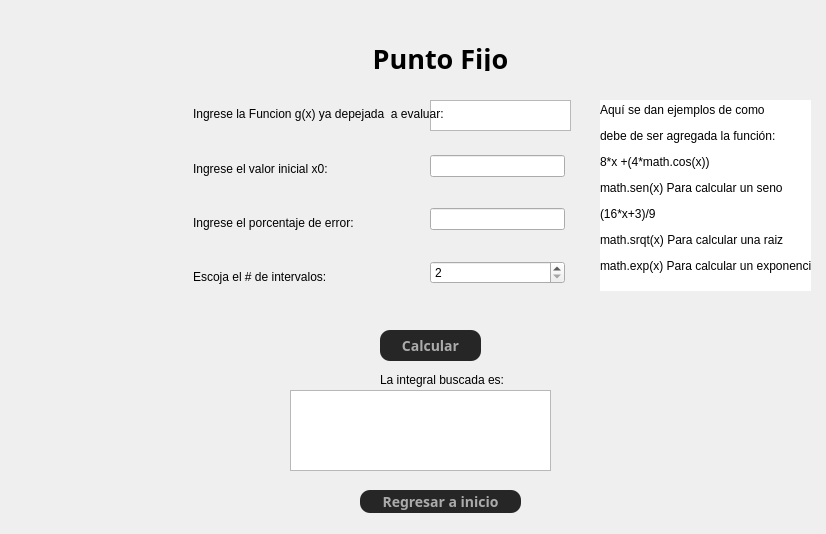
<?xml version="1.0" encoding="UTF-8"?>
<ui version="4.0">
 <class>Dialog</class>
 <widget class="QDialog" name="Dialog">
  <property name="geometry">
   <rect>
    <x>0</x>
    <y>0</y>
    <width>826</width>
    <height>534</height>
   </rect>
  </property>
  <property name="windowTitle">
   <string>Dialog</string>
  </property>
  <widget class="QLabel" name="lblNewton_2">
   <property name="geometry">
    <rect>
     <x>300</x>
     <y>40</y>
     <width>281</width>
     <height>31</height>
    </rect>
   </property>
   <property name="font">
    <font>
     <family>Bahnschrift SemiBold Condensed</family>
     <pointsize>14</pointsize>
     <weight>75</weight>
     <bold>true</bold>
    </font>
   </property>
   <property name="text">
    <string>&lt;html&gt;&lt;head/&gt;&lt;body&gt;&lt;p align=&quot;center&quot;&gt;&lt;span style=&quot; font-size:20pt;&quot;&gt;Punto Fijo&lt;/span&gt;&lt;/p&gt;&lt;/body&gt;&lt;/html&gt;</string>
   </property>
  </widget>
  <widget class="QPlainTextEdit" name="funcionTxt">
   <property name="geometry">
    <rect>
     <x>430</x>
     <y>100</y>
     <width>141</width>
     <height>31</height>
    </rect>
   </property>
  </widget>
  <widget class="QPushButton" name="calcBtn">
   <property name="geometry">
    <rect>
     <x>380</x>
     <y>330</y>
     <width>101</width>
     <height>31</height>
    </rect>
   </property>
   <property name="font">
    <font>
     <family>Bahnschrift Light SemiCondensed</family>
     <pointsize>-1</pointsize>
     <weight>75</weight>
     <italic>false</italic>
     <bold>true</bold>
    </font>
   </property>
   <property name="styleSheet">
    <string notr="true">QPushButton {
    background-color: #262626;
    border-radius: 10px;
    font: bold 14px;
	color: #ABABAB;
}</string>
   </property>
   <property name="text">
    <string>Calcular</string>
   </property>
  </widget>
  <widget class="QTextEdit" name="resultadoTxt">
   <property name="geometry">
    <rect>
     <x>290</x>
     <y>390</y>
     <width>261</width>
     <height>81</height>
    </rect>
   </property>
  </widget>
  <widget class="QLabel" name="label_5">
   <property name="geometry">
    <rect>
     <x>380</x>
     <y>370</y>
     <width>141</width>
     <height>20</height>
    </rect>
   </property>
   <property name="text">
    <string>La integral buscada es:</string>
   </property>
  </widget>
  <widget class="QWidget" name="layoutWidget">
   <property name="geometry">
    <rect>
     <x>193</x>
     <y>90</y>
     <width>321</width>
     <height>211</height>
    </rect>
   </property>
   <layout class="QVBoxLayout" name="verticalLayout">
    <item>
     <widget class="QLabel" name="label">
      <property name="text">
       <string>Ingrese la Funcion g(x) ya depejada  a evaluar: </string>
      </property>
     </widget>
    </item>
    <item>
     <widget class="QLabel" name="label_2">
      <property name="text">
       <string>Ingrese el valor inicial x0:</string>
      </property>
     </widget>
    </item>
    <item>
     <widget class="QLabel" name="label_3">
      <property name="text">
       <string>Ingrese el porcentaje de error:</string>
      </property>
     </widget>
    </item>
    <item>
     <widget class="QLabel" name="label_4">
      <property name="text">
       <string>Escoja el # de intervalos:</string>
      </property>
     </widget>
    </item>
   </layout>
  </widget>
  <widget class="QWidget" name="layoutWidget">
   <property name="geometry">
    <rect>
     <x>430</x>
     <y>130</y>
     <width>135</width>
     <height>181</height>
    </rect>
   </property>
   <layout class="QVBoxLayout" name="verticalLayout_2">
    <item>
     <widget class="QLineEdit" name="limInfEdit"/>
    </item>
    <item>
     <widget class="QLineEdit" name="limSupEdit"/>
    </item>
    <item>
     <widget class="QSpinBox" name="nBox">
      <property name="minimum">
       <number>2</number>
      </property>
     </widget>
    </item>
   </layout>
  </widget>
  <widget class="QPushButton" name="inicioBtn">
   <property name="geometry">
    <rect>
     <x>360</x>
     <y>490</y>
     <width>161</width>
     <height>23</height>
    </rect>
   </property>
   <property name="font">
    <font>
     <family>Bahnschrift Light SemiCondensed</family>
     <pointsize>-1</pointsize>
     <weight>75</weight>
     <italic>false</italic>
     <bold>true</bold>
    </font>
   </property>
   <property name="styleSheet">
    <string notr="true">QPushButton {
    background-color: #262626;
    border-radius: 10px;
    font: bold 14px;
	color: #ABABAB;
}</string>
   </property>
   <property name="text">
    <string>Regresar a inicio</string>
   </property>
  </widget>
  <widget class="QLabel" name="label_6">
   <property name="geometry">
    <rect>
     <x>600</x>
     <y>100</y>
     <width>211</width>
     <height>191</height>
    </rect>
   </property>
   <property name="styleSheet">
    <string notr="true">background-color: rgb(255, 255, 255);</string>
   </property>
   <property name="text">
    <string>&lt;html&gt;&lt;head/&gt;&lt;body&gt;&lt;p&gt;Aquí se dan ejemplos de como&lt;/p&gt;&lt;p&gt;debe de ser agregada la función: &lt;/p&gt;&lt;p&gt;8*x +(4*math.cos(x)) &lt;/p&gt;&lt;p&gt;math.sen(x) Para calcular un seno&lt;/p&gt;&lt;p&gt;(16*x+3)/9&lt;/p&gt;&lt;p&gt;math.srqt(x)  Para calcular una raiz&lt;/p&gt;&lt;p&gt;math.exp(x)  Para calcular un exponencial&lt;br/&gt;&lt;/p&gt;&lt;/body&gt;&lt;/html&gt;</string>
   </property>
  </widget>
 </widget>
 <resources/>
 <connections/>
</ui>
